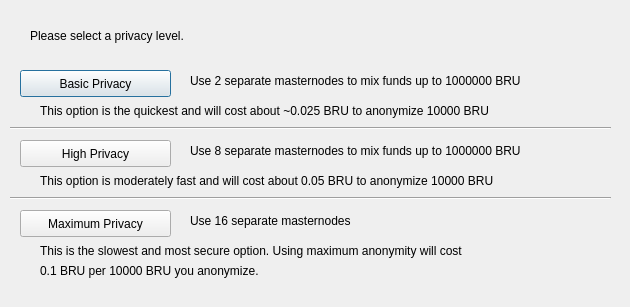
<?xml version="1.0" encoding="UTF-8"?>
<ui version="4.0">
 <class>ObfuscationConfig</class>
 <widget class="QDialog" name="ObfuscationConfig">
  <property name="geometry">
   <rect>
    <x>0</x>
    <y>0</y>
    <width>630</width>
    <height>307</height>
   </rect>
  </property>
  <property name="windowTitle">
   <string>Configure Obfuscation</string>
  </property>
  <widget class="QPushButton" name="buttonBasic">
   <property name="geometry">
    <rect>
     <x>20</x>
     <y>70</y>
     <width>151</width>
     <height>27</height>
    </rect>
   </property>
   <property name="text">
    <string>Basic Privacy</string>
   </property>
  </widget>
  <widget class="QPushButton" name="buttonHigh">
   <property name="geometry">
    <rect>
     <x>20</x>
     <y>140</y>
     <width>151</width>
     <height>27</height>
    </rect>
   </property>
   <property name="text">
    <string>High Privacy</string>
   </property>
  </widget>
  <widget class="QPushButton" name="buttonMax">
   <property name="geometry">
    <rect>
     <x>20</x>
     <y>210</y>
     <width>151</width>
     <height>27</height>
    </rect>
   </property>
   <property name="text">
    <string>Maximum Privacy</string>
   </property>
  </widget>
  <widget class="QLabel" name="label">
   <property name="geometry">
    <rect>
     <x>30</x>
     <y>20</y>
     <width>571</width>
     <height>31</height>
    </rect>
   </property>
   <property name="text">
    <string>Please select a privacy level.</string>
   </property>
  </widget>
  <widget class="QLabel" name="label_2">
   <property name="geometry">
    <rect>
     <x>190</x>
     <y>70</y>
     <width>421</width>
     <height>21</height>
    </rect>
   </property>
   <property name="text">
    <string>Use 2 separate masternodes to mix funds up to 1000000 BRU</string>
   </property>
  </widget>
  <widget class="QLabel" name="label_3">
   <property name="geometry">
    <rect>
     <x>190</x>
     <y>140</y>
     <width>411</width>
     <height>21</height>
    </rect>
   </property>
   <property name="text">
    <string>Use 8 separate masternodes to mix funds up to 1000000 BRU</string>
   </property>
  </widget>
  <widget class="QLabel" name="label_4">
   <property name="geometry">
    <rect>
     <x>190</x>
     <y>210</y>
     <width>421</width>
     <height>21</height>
    </rect>
   </property>
   <property name="text">
    <string>Use 16 separate masternodes</string>
   </property>
  </widget>
  <widget class="QLabel" name="label_6">
   <property name="geometry">
    <rect>
     <x>40</x>
     <y>100</y>
     <width>561</width>
     <height>21</height>
    </rect>
   </property>
   <property name="text">
    <string>This option is the quickest and will cost about ~0.025 BRU to anonymize 10000 BRU</string>
   </property>
  </widget>
  <widget class="QLabel" name="label_7">
   <property name="geometry">
    <rect>
     <x>40</x>
     <y>170</y>
     <width>561</width>
     <height>21</height>
    </rect>
   </property>
   <property name="text">
    <string>This option is moderately fast and will cost about 0.05 BRU to anonymize 10000 BRU</string>
   </property>
  </widget>
  <widget class="QLabel" name="label_8">
   <property name="geometry">
    <rect>
     <x>40</x>
     <y>240</y>
     <width>561</width>
     <height>21</height>
    </rect>
   </property>
   <property name="text">
    <string>This is the slowest and most secure option. Using maximum anonymity will cost</string>
   </property>
  </widget>
  <widget class="QLabel" name="label_9">
   <property name="geometry">
    <rect>
     <x>40</x>
     <y>260</y>
     <width>561</width>
     <height>21</height>
    </rect>
   </property>
   <property name="text">
    <string>0.1 BRU per 10000 BRU you anonymize.</string>
   </property>
  </widget>
  <widget class="Line" name="line">
   <property name="geometry">
    <rect>
     <x>10</x>
     <y>120</y>
     <width>601</width>
     <height>16</height>
    </rect>
   </property>
   <property name="orientation">
    <enum>Qt::Horizontal</enum>
   </property>
  </widget>
  <widget class="Line" name="line_2">
   <property name="geometry">
    <rect>
     <x>10</x>
     <y>190</y>
     <width>601</width>
     <height>16</height>
    </rect>
   </property>
   <property name="orientation">
    <enum>Qt::Horizontal</enum>
   </property>
  </widget>
 </widget>
 <resources/>
 <connections/>
</ui>
